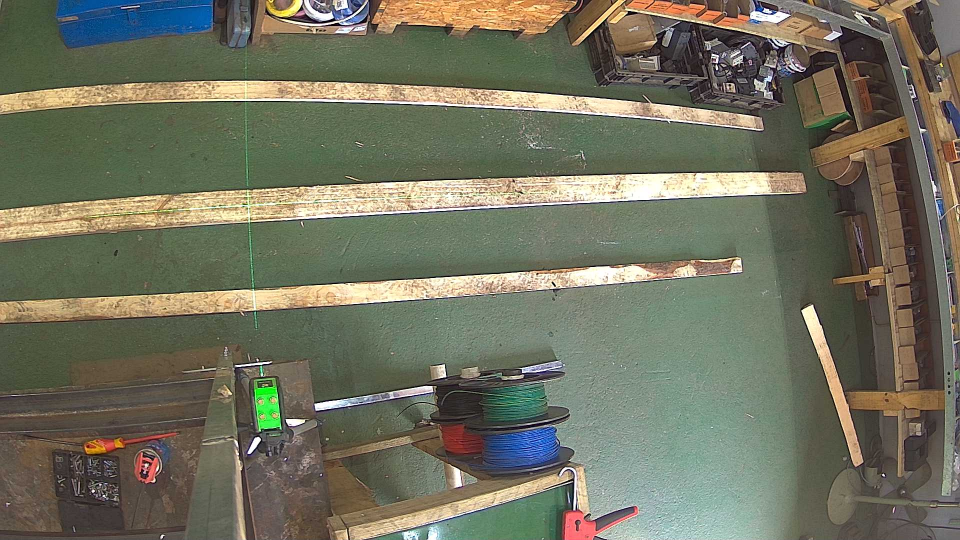
#> input picture MediaRef/_cam172_test2.jpg, 1920 x 1080 px (shown at 1/2 size)
$ python calibrate_from_lines.py --image MediaRef/_cam172_test2.jpg --mm 1.0
#> lines starting #> are read from the running program, lines starting #| are printed output that depends on the picture; long printed decimals are rounded
"""
calibrate_from_lines.py — derive pixel<->mm calibration from a marked board.

Procedure (per camera):
  1. Draw thick dark lines straight across the board face at KNOWN distances
     from the fence (measured with a tape from the board's fence end, board
     seated against the fence). Include one line at 860 mm (the 0.9 saw) in
     the LEFT view. 3-5 lines per view; 1 m spacing is fine.
  2. Put the board in the normal stopped position, snap a frame (this tool
     can snap it for you with --rtsp), or pass a saved image.
  3. Run:
       python calibrate_from_lines.py --image left.jpg  --mm 500 860 1500 2500
       python calibrate_from_lines.py --image right.jpg --mm 4000 5000 6000
     Add --y0/--y1 to restrict to the board's y-window if auto-find struggles.

The tool finds the dark line centres crossing the board, pairs them with the
given mm positions (left-to-right), fits px = a*mm + b, and prints the yaml
values: px_per_mm_<side>, right_view_x0_mm / width_line_px_left, plus fit
residuals so you can judge quality (aim < 3 px).
"""

import argparse
import sys

import cv2
import numpy as np


def snap(rtsp: str):
    cap = cv2.VideoCapture(rtsp, cv2.CAP_FFMPEG)
    if not cap.isOpened():
        print("Could not open stream:", rtsp)
        sys.exit(1)
    ok, frame = False, None
    for _ in range(5):
        ok, frame = cap.read()
    cap.release()
    if not ok:
        print("No frame from stream")
        sys.exit(1)
    return frame


def find_board_band(gray: np.ndarray):
    """Rough board y-window: the row band with the highest brightness
    variance profile in the middle half of the frame (board = bright with
    dark marker lines = high variance)."""
    h, w = gray.shape
    rows = gray[:, w // 4: 3 * w // 4].astype(np.float32)
    var = rows.var(axis=1)
    var = np.convolve(var, np.ones(31) / 31.0, mode="same")
    yc = int(np.argmax(var[int(h * 0.1):int(h * 0.8)])) + int(h * 0.1)
    return max(0, yc - 70), min(h, yc + 70)


def find_dark_lines(gray: np.ndarray, y0: int, y1: int, n_expected: int):
    """Column positions of dark lines crossing the (bright) board band."""
    band = gray[y0:y1, :].astype(np.float32)
    prof = band.mean(axis=0)
    prof_s = np.convolve(prof, np.ones(7) / 7.0, mode="same")
    # dark dips below the local baseline
    baseline = np.convolve(prof_s, np.ones(151) / 151.0, mode="same")
    dip = baseline - prof_s
    thr = max(12.0, float(dip.max()) * 0.4)
    cand = dip > thr
    xs = np.flatnonzero(cand)
    if xs.size == 0:
        return []
    # group contiguous candidates into line centres
    groups = np.split(xs, np.flatnonzero(np.diff(xs) > 10) + 1)
    centres = [int(round(g.mean())) for g in groups if g.size >= 2]
    # strongest n_expected dips
    centres.sort(key=lambda c: -float(dip[c]))
    centres = sorted(centres[:n_expected])
    return centres


def main():
    ap = argparse.ArgumentParser(description="Pixel<->mm calibration from marked board")
    src = ap.add_mutually_exclusive_group(required=True)
    src.add_argument("--image", help="saved frame of the marked board in stop position")
    src.add_argument("--rtsp", help="snap a live frame from this RTSP url instead")
    ap.add_argument("--mm", type=float, nargs="+", required=True,
                    help="line positions in mm from the fence, left-to-right in the image")
    ap.add_argument("--y0", type=int, help="board band top (px); auto if omitted")
    ap.add_argument("--y1", type=int, help="board band bottom (px); auto if omitted")
    ap.add_argument("--save-debug", default=None, help="write annotated debug jpg here")
    args = ap.parse_args()

    frame = cv2.imread(args.image) if args.image else snap(args.rtsp)
#> frame is the input picture: shape (1080, 1920, 3); mean B, G, R 95.6, 113.8, 113.4
    if frame is None:
        print("Could not load image")
        sys.exit(1)
    gray = cv2.cvtColor(frame, cv2.COLOR_BGR2GRAY)
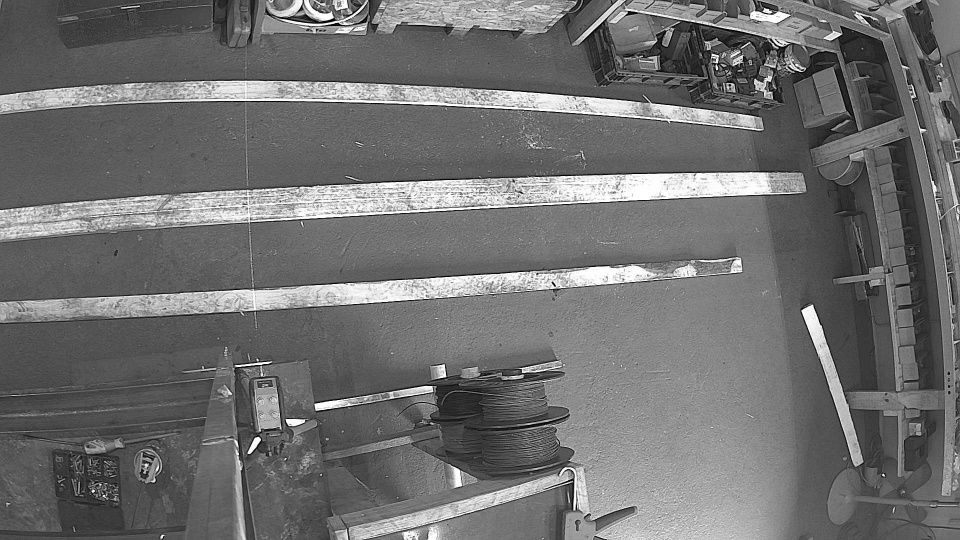
#> gray: shape (1080, 1920) (shown at 1/2 size); min 0, max 255, mean 111.6

    if args.y0 is not None and args.y1 is not None:
        y0, y1 = args.y0, args.y1
    else:
        y0, y1 = find_board_band(gray)
#> in find_board_band, `rows = gray[:, w // 4: 3 * w // 4].astype(np.float32)`:
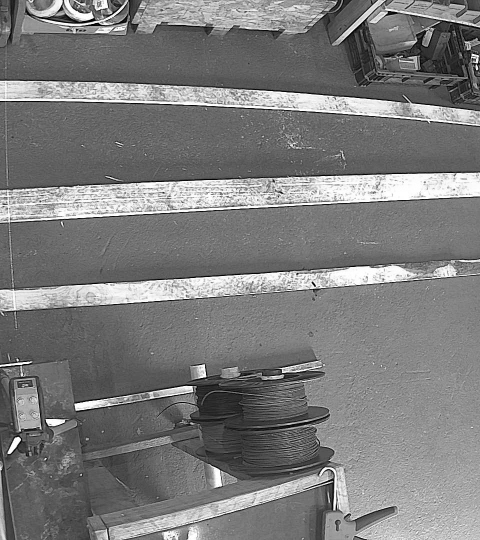
#> rows: shape (1080, 960) float32 (shown at 1/2 size); min 0, max 255, mean 124
#> in find_board_band, `var = rows.var(axis=1)`: var = 1080 values, max 8533.2 at index 203, min 42.35 at index 334, mean 1931.4
#> in find_board_band, `var = np.convolve(var, np.ones(31) / 31.0, mode="same")`: var = 1080 values, max 5267.8 at index 202, min 84.01 at index 327, mean 1910.3
#> in find_board_band, `yc = int(np.argmax(var[int(h * 0.1):int(h * 0.8)])) + int(h * 0.1)`: yc = 202
#> y0 = 132; y1 = 272
    print("board band: y=%d..%d" % (y0, y1))
#| board band: y=132..272

    centres = find_dark_lines(gray, y0, y1, len(args.mm))
#> in find_dark_lines, `band = gray[y0:y1, :].astype(np.float32)`:
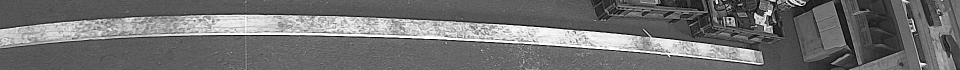
#> band: shape (140, 1920) float32 (shown at 1/2 size); min 0, max 255, mean 111.8
#> in find_dark_lines, `prof = band.mean(axis=0)`: prof = 1920 values, max 156.5 at index 491, min 57.38 at index 1553, mean 111.8
#> in find_dark_lines, `prof_s = np.convolve(prof, np.ones(7) / 7.0, mode="same")`: prof_s = 1920 values, max 138.1 at index 493, min 54.14 at index 1919, mean 111.7
#> in find_dark_lines, `baseline = np.convolve(prof_s, np.ones(151) / 151.0, mode="same")`: baseline = 1920 values, max 128.7 at index 1067, min 52.54 at index 1919, mean 109.7
#> in find_dark_lines, `dip = baseline - prof_s`: dip = 1920 values, max 23.15 at index 1553, min -55.14 at index 3, mean -2.08
#> in find_dark_lines, `thr = max(12.0, float(dip.max()) * 0.4)`: thr = 12
#> in find_dark_lines, `xs = np.flatnonzero(cand)`: xs = 63 values from 1383 to 1782
#> in find_dark_lines, `groups = np.split(xs, np.flatnonzero(np.diff(xs) > 10) + 1)`: groups = 3 items
#> in find_dark_lines, `centres = [int(round(g.mean())) for g in groups if g.size >= 2]`: centres = [1384, 1556, 1761]
#> in find_dark_lines, `centres = sorted(centres[:n_expected])`: centres = [1556]
#> centres = [1556]
    print("detected line centres (px):", centres)
#| detected line centres (px): [1556]
    if len(centres) != len(args.mm):
        print("ERROR: expected %d lines, found %d. Re-run with --y0/--y1 set to "
              "the board band, or thicken the marker lines." % (len(args.mm), len(centres)))
        if args.save_debug:
            dbg = frame.copy()
            for c in centres:
                cv2.line(dbg, (c, y0), (c, y1), (0, 0, 255), 2)
            cv2.rectangle(dbg, (0, y0), (frame.shape[1] - 1, y1), (0, 255, 255), 2)
            cv2.imwrite(args.save_debug, dbg)
            print("debug ->", args.save_debug)
        sys.exit(2)

    mm = np.array(sorted(args.mm), dtype=np.float64)
    px = np.array(centres, dtype=np.float64)
#> px = [1556]

    # fit px = a*mm + b
    a, b = np.polyfit(mm, px, 1)
#> a = 778; b = 778
    fit = a * mm + b
#> fit = [1556]
    resid = px - fit
#> resid = [6.82e-13]
    print()
    print("fit: px = %.5f * mm + %.2f" % (a, b))
#| fit: px = 778.000 * mm + 778.00
    print("residuals (px):", [round(float(r), 1) for r in resid],
          " max=%.1f" % float(np.abs(resid).max()))
#| residuals (px): [0.0]  max=0.0
    print()
    print("=== yaml values ===")
    print("px_per_mm (this camera): %.5f" % a)
#| px_per_mm (this camera): 778.000
    print("view_x0_mm (mm at pixel x=0): %.1f" % (-b / a))
#| view_x0_mm (mm at pixel x=0): -1.0
    for m, p in zip(mm, px):
        print("  line %6.0f mm -> pixel x=%d" % (m, int(round(p))))
#> this loop made 1 pass
#> (m, p) on pass 1: (1, 1556)
#|   line      1 mm -> pixel x=1556
    if 860 in [round(v) for v in mm.tolist()]:
        i = [round(v) for v in mm.tolist()].index(860)
        print("width_line_px_left: %d   (the 860 mm / 0.9-saw line)" % int(round(px[i])))
    print("board_y_range for this view: [%d, %d]" % (max(0, y0 - 15), y1 + 15))
#| board_y_range for this view: [117, 287]

    if args.save_debug:
        dbg = frame.copy()
        for c, m in zip(centres, mm):
            cv2.line(dbg, (int(c), y0), (int(c), y1), (0, 0, 255), 2)
            cv2.putText(dbg, "%.0fmm" % m, (int(c) - 40, y0 - 8),
                        cv2.FONT_HERSHEY_SIMPLEX, 0.7, (0, 0, 255), 2)
        cv2.rectangle(dbg, (0, y0), (frame.shape[1] - 1, y1), (0, 255, 255), 2)
        cv2.imwrite(args.save_debug, dbg)
        print("debug ->", args.save_debug)


if __name__ == "__main__":
    main()
